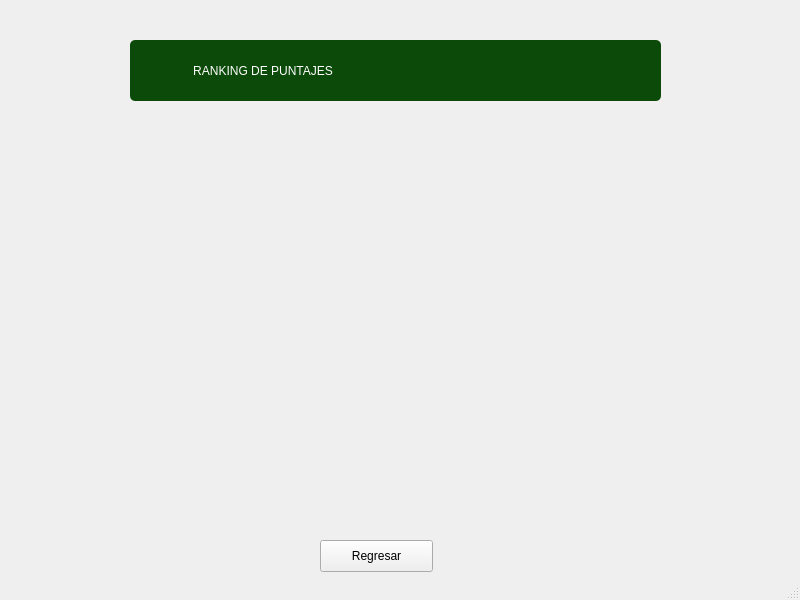
<?xml version="1.0" encoding="UTF-8"?>
<ui version="4.0">
 <class>MainWindow</class>
 <widget class="QMainWindow" name="MainWindow">
  <property name="geometry">
   <rect>
    <x>0</x>
    <y>0</y>
    <width>800</width>
    <height>600</height>
   </rect>
  </property>
  <property name="windowTitle">
   <string>MainWindow</string>
  </property>
  <widget class="QWidget" name="centralwidget">
   <widget class="QLabel" name="titulo">
    <property name="geometry">
     <rect>
      <x>130</x>
      <y>40</y>
      <width>531</width>
      <height>61</height>
     </rect>
    </property>
    <property name="styleSheet">
     <string notr="true">
font: 25pt &quot;Arial Rounded MT Bold&quot;;
border-radius: 5px;
color: white;
background-color: rgb(11, 74, 8);</string>
    </property>
    <property name="text">
     <string>                   RANKING DE PUNTAJES</string>
    </property>
   </widget>
   <widget class="QLabel" name="cuerpo">
    <property name="geometry">
     <rect>
      <x>99</x>
      <y>150</y>
      <width>311</width>
      <height>361</height>
     </rect>
    </property>
    <property name="styleSheet">
     <string notr="true">font: 18pt &quot;Arial Rounded MT Bold&quot;;
color: rgb(25, 81, 189);</string>
    </property>
    <property name="text">
     <string/>
    </property>
   </widget>
   <widget class="QPushButton" name="boton_regresar">
    <property name="geometry">
     <rect>
      <x>320</x>
      <y>540</y>
      <width>113</width>
      <height>32</height>
     </rect>
    </property>
    <property name="text">
     <string>Regresar</string>
    </property>
   </widget>
   <widget class="QLabel" name="cuerpo_2">
    <property name="geometry">
     <rect>
      <x>410</x>
      <y>150</y>
      <width>311</width>
      <height>361</height>
     </rect>
    </property>
    <property name="styleSheet">
     <string notr="true">font: 18pt &quot;Arial Rounded MT Bold&quot;;
color: rgb(25, 81, 189);</string>
    </property>
    <property name="text">
     <string/>
    </property>
   </widget>
  </widget>
  <widget class="QMenuBar" name="menubar">
   <property name="geometry">
    <rect>
     <x>0</x>
     <y>0</y>
     <width>800</width>
     <height>22</height>
    </rect>
   </property>
  </widget>
  <widget class="QStatusBar" name="statusbar"/>
 </widget>
 <resources/>
 <connections/>
</ui>
